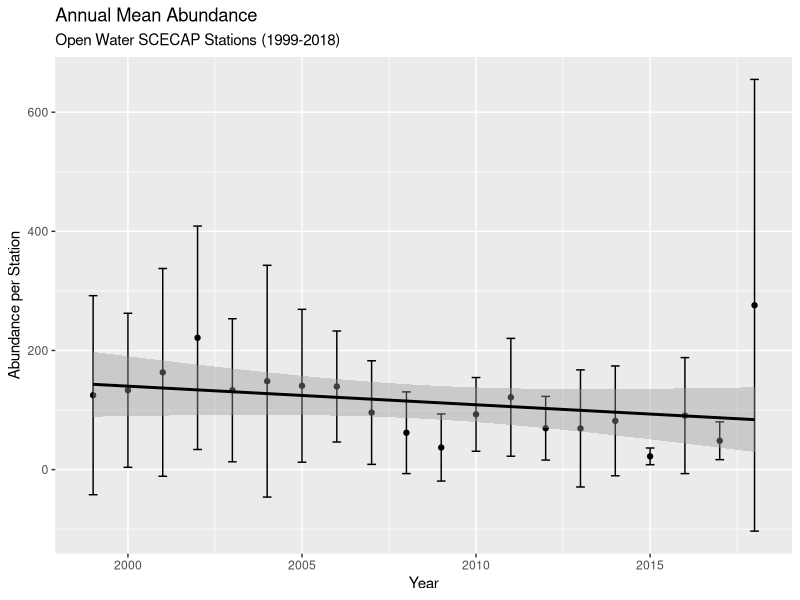
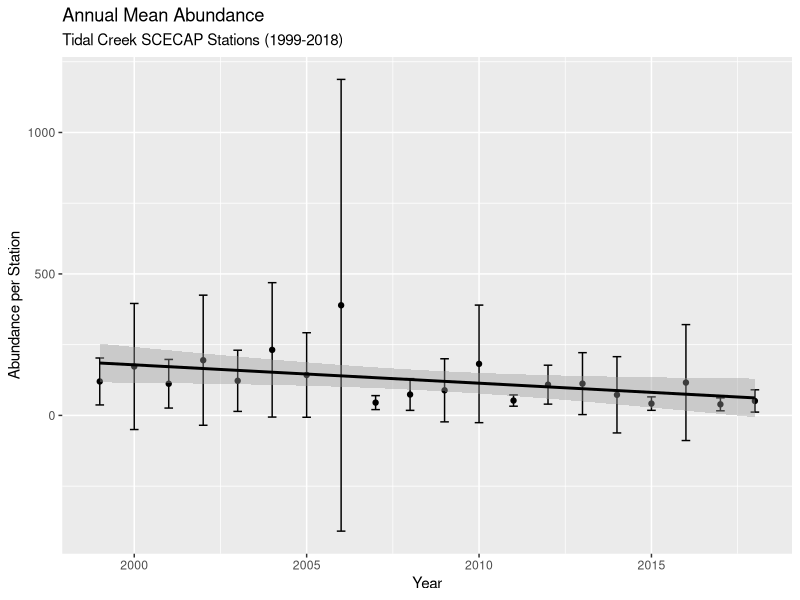
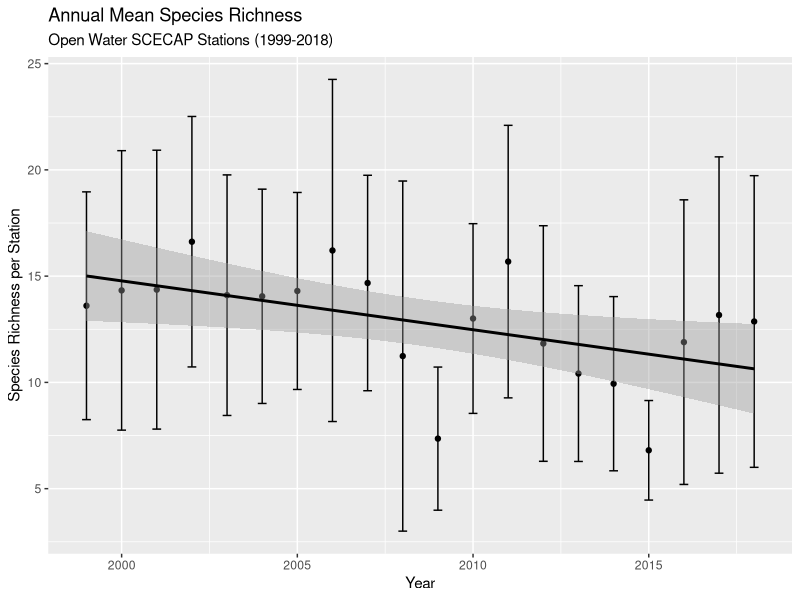
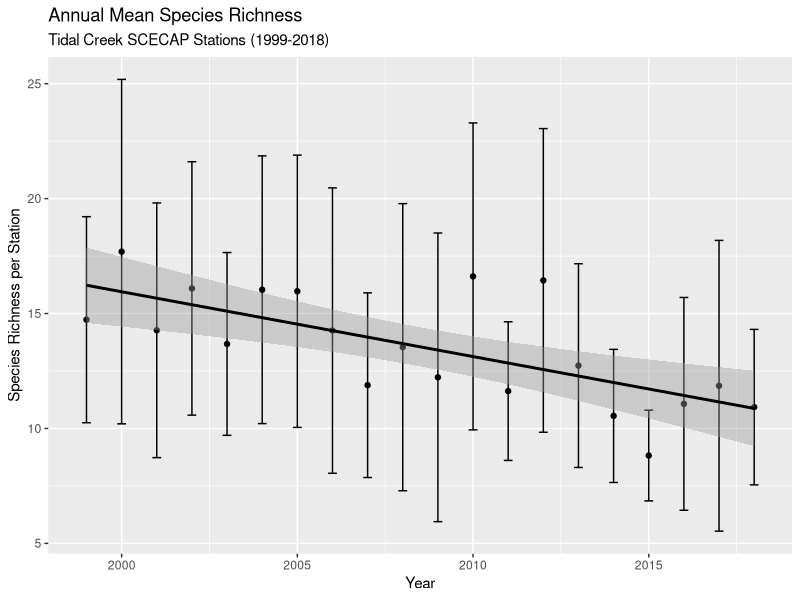

Here is the R script that generated these plots, in order:
#ANNUAL MEAN SPECIES RICHNESS AND ABUNDANCE
##Calculate average station species richness and abundance by year
##Plot these data over SCECAP's monitoring period (1999 to 2018) and evaluate trends over time


#load required packages
library(tidyverse)
library(ggplot2)

#import datasets
trawl_spp <- read.csv("./data/trawl_richness_abundance.csv")

#use group by and summarize functions to calculate average species richness and abundance per station (separated by station type) per year (with standard deviations) 

trawl_yearly_summary <- trawl_spp %>% 
  group_by(YEAR, STATION_TYPE) %>% 
  summarize(mean(SP_RICH), sd(SP_RICH), mean(ABUNDANCE), sd(ABUNDANCE), n_distinct(STATION_ID))


#rename and reorder columns

names(trawl_yearly_summary) <- c("YEAR","STATION_TYPE","SP_RICH_avg", "SP_RICH_sd", "ABUNDANCE_avg", "ABUNDANCE_sd", "NO_STATIONS")
trawl_yearly_summary <- trawl_yearly_summary[c(1,2,7,3,4,5,6)]


#plot mean annual species richness and abundance for different site types

avg_station_richness_tc  <- qplot(data = subset(trawl_yearly_summary, STATION_TYPE == "TidalCreek"), x = YEAR, y = SP_RICH_avg) +
                            geom_errorbar(aes(x= YEAR, ymin=SP_RICH_avg - SP_RICH_sd, ymax= SP_RICH_avg + SP_RICH_sd), width=0.25) +
                            geom_smooth(method = "lm", se = T, col = 'black') +
                            labs(title = "Annual Mean Species Richness", subtitle = "Tidal Creek SCECAP Stations (1999-2018)", y = "Species Richness per Station", x = "Year")


avg_station_richness_ow  <- qplot(data = subset(trawl_yearly_summary, STATION_TYPE == "OpenWater"), x = YEAR, y = SP_RICH_avg) +
                            geom_errorbar(aes(x= YEAR, ymin=SP_RICH_avg - SP_RICH_sd, ymax= SP_RICH_avg + SP_RICH_sd), width=0.25) +
                            geom_smooth(method = "lm", se = T, col = 'black') +
                            labs(title = "Annual Mean Species Richness", subtitle = "Open Water SCECAP Stations (1999-2018)", y = "Species Richness per Station", x = "Year")


avg_station_abundance_tc <- qplot(data = subset(trawl_yearly_summary, STATION_TYPE == "TidalCreek"), x = YEAR, y = ABUNDANCE_avg) +
                            geom_errorbar(aes(x= YEAR, ymin=ABUNDANCE_avg - ABUNDANCE_sd, ymax= ABUNDANCE_avg + ABUNDANCE_sd), width=0.25) +
                            geom_smooth(method = "lm", se = T, col = 'black') +
                            labs(title = "Annual Mean Abundance", subtitle = "Tidal Creek SCECAP Stations (1999-2018)", y = "Abundance per Station", x = "Year")


avg_station_abundance_ow <- qplot(data = subset(trawl_yearly_summary, STATION_TYPE == "OpenWater"), x = YEAR, y = ABUNDANCE_avg) +
                            geom_errorbar(aes(x= YEAR, ymin=ABUNDANCE_avg - ABUNDANCE_sd, ymax= ABUNDANCE_avg + ABUNDANCE_sd), width=0.25) +
                            geom_smooth(method = "lm", se = T, col = 'black') +
                            labs(title = "Annual Mean Abundance", subtitle = "Open Water SCECAP Stations (1999-2018)", y = "Abundance per Station", x = "Year")


#export plots as PDFs

ggsave("./output/avg_station_abundance_ow.pdf", avg_station_abundance_ow)
ggsave("./output/avg_station_abundance_tc.pdf", avg_station_abundance_tc)
ggsave("./output/avg_station_richness_ow.pdf", avg_station_richness_ow)
ggsave("./output/avg_station_richness_tc.pdf", avg_station_richness_tc)

#run lm's to evaulate trends over time

abund_tc_lm <- lm(ABUNDANCE_avg ~ YEAR, data = subset(trawl_yearly_summary, STATION_TYPE == "TidalCreek"))
abund_ow_lm <- lm(ABUNDANCE_avg ~ YEAR, data = subset(trawl_yearly_summary, STATION_TYPE == "OpenWater"))
srich_tc_lm <- lm(SP_RICH_avg ~ YEAR, data = subset(trawl_yearly_summary, STATION_TYPE == "TidalCreek"))
srich_ow_lm <- lm(SP_RICH_avg ~ YEAR, data = subset(trawl_yearly_summary, STATION_TYPE == "OpenWater"))

summary(abund_tc_lm)
summary(abund_ow_lm)
summary(srich_tc_lm)
summary(srich_ow_lm)
